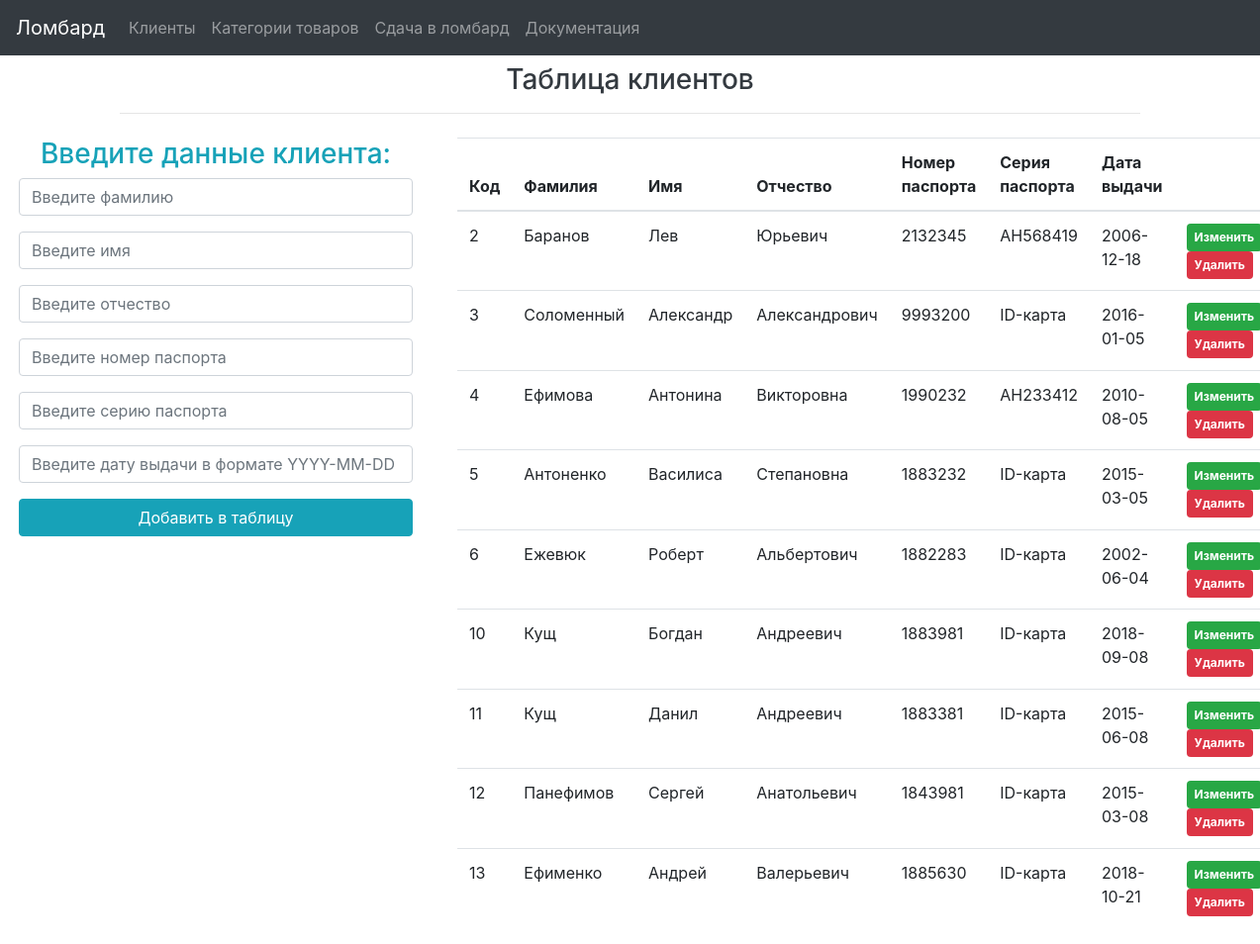
Page /databaselab1.com/www/clients.php on the committed database.
### tables this page shows
CREATE TABLE IF NOT EXISTS `clients` (
  `ID` int(11) unsigned NOT NULL AUTO_INCREMENT,
  `surname` varchar(20) NOT NULL,
  `name` varchar(20) NOT NULL,
  `middle_name` varchar(30) NOT NULL,
  `pass_id` int(9) unsigned NOT NULL,
  `pass_ser` varchar(8) NOT NULL DEFAULT 'ID-карта',
  `date` date NOT NULL,
  PRIMARY KEY (`ID`),
  UNIQUE KEY `Номер паспорта` (`pass_id`)
);

### databaselab1.com/www/clients.php (the view, shortened to what this page needs)
<!DOCTYPE html>
<html>
<head>
<link rel="stylesheet" href="https://maxcdn.bootstrapcdn.com/bootstrap/4.3.1/css/bootstrap.min.css">
</head>
<body>
	<nav class="navbar navbar-expand-md bg-dark navbar-dark">
	  <a class="navbar-brand" href="http://www.databaselab1.com/">Ломбард</a>
	  <div class="collapse navbar-collapse" id="collapsibleNavbar">
	    <ul class="navbar-nav">
	      <li class="nav-item">
	        <a class="nav-link" href="http://www.databaselab1.com/clients.php">Клиенты</a>
	      </li>
	      <li class="nav-item">
	        <a class="nav-link" href="http://www.databaselab1.com/product_categories.php">Категории товаров</a>
	      </li>
	      <li class="nav-item">
	        <a class="nav-link" href="http://www.databaselab1.com/lease_to_pawnshop.php">Сдача в ломбард</a>
	      </li>
		  <li class="nav-item">
	        <a class="nav-link" href="http://www.databaselab1.com/documentation.php">Документация</a>
	      </li>
	    </ul>
	  </div>
	</nav>
	<div class="container-fluid">
		<div class="row justify-content-center">
			<div class="col-md-10">
				<h3 class="text-center text-dark mt-2">Таблица клиентов</h3>
				<hr>
			</div>
		</div>
	</div>
	<div class="row mt-2 ml-1">
		<div class="col-md-4">
			<h3 class="text-center text-info">Введите данные клиента:</h3>
			<form action="operations/actionClient.php" method="post" enctype="multipart/form-data">
				<div class="form-group">
					<input type="text" name="surname" class="form-control" placeholder="Введите фамилию" required>
				</div>
				<div class="form-group">
					<input type="text" name="name" class="form-control" placeholder="Введите имя" required>
				</div>
				<div class="form-group">
					<input type="text" name="middle-name" class="form-control" placeholder="Введите отчество" required>
				</div>
				<div class="form-group">
					<input type="text" name="passport-id" class="form-control" placeholder="Введите номер паспорта" required>
				</div>
				<div class="form-group">
					<input type="text" name="passport-series" class="form-control" placeholder="Введите серию паспорта" required>
				</div>
				<div class="form-group">
					<input type="text" name="passport-issue" class="form-control" placeholder="Введите дату выдачи в формате YYYY-MM-DD" required>
				</div>
				<div class="form-group">
					<input type="submit" name="add" class="btn btn-info btn-block " value="Добавить в таблицу">
				</div>
			</form>
		</div>
		<div class="col-md-8">
			<div class="container">
			  <table class="table table-hover">
			    <thead>
			      <tr>
			        <th>Код</th>
			        <th>Фамилия</th>
			        <th>Имя</th>
			        <th>Отчество</th>
			        <th>Номер паспорта</th>
			        <th>Серия паспорта</th>
			        <th>Дата выдачи</th>
			        <th></th>
			      </tr>
			    </thead>
			    <tbody>
			    		<?php
							$mysqli = new mysqli("localhost", "root", "", "pawnshopbase");
							$mysqli->query("SET NAMES 'utf8'");
							$result = $mysqli->query("SELECT * FROM `clients` ORDER BY `ID` ASC");
							if($result)
							{
								$rows = mysqli_num_rows($result);
								for($i = 0; $i < $rows; ++$i)
								{
									$row = mysqli_fetch_row($result);
									echo"<tr>";
										for ($j = 0 ; $j < 7; ++$j)
											echo "<td>$row[$j]</td>";
									echo "<td>";?>
									<a href="operations/editClient.php?edit=<?= $row[0]; ?>" class="badge badge-success p-2">Изменить</a>
									<a href="operations/actionClient.php?delete=<?= $row[0]; ?>" onclick="return confirm('Вы действительно хотите удалить эту запись?');" class="badge badge-danger p-2">Удалить</a>
									<?echo "</td>";
									echo"<tr>";
								}
							}
					 	?>
			    </tbody>
			  </table>
			</div>
		</div>
	</div>
</body>
</html>

### rows in the picture
clients: ID "2", surname "Баранов", name "Лев", middle_name "Юрьевич", pass "2132345", pass_ser "AH568419", date "2006-12-18"
clients: ID "3", surname "Соломенный", name "Александр", middle_name "Александрович", pass "9993200", pass_ser "ID-карта", date "2016-01-05"
clients: ID "4", surname "Ефимова", name "Антонина", middle_name "Викторовна", pass "1990232", pass_ser "АН233412", date "2010-08-05"
clients: ID "5", surname "Антоненко", name "Василиса", middle_name "Степановна", pass "1883232", pass_ser "ID-карта", date "2015-03-05"
clients: ID "6", surname "Ежевюк", name "Роберт", middle_name "Альбертович", pass "1882283", pass_ser "ID-карта", date "2002-06-04"
clients: ID "10", surname "Кущ", name "Богдан", middle_name "Андреевич", pass "1883981", pass_ser "ID-карта", date "2018-09-08"
clients: ID "11", surname "Кущ", name "Данил", middle_name "Андреевич", pass "1883381", pass_ser "ID-карта", date "2015-06-08"
clients: ID "12", surname "Панефимов", name "Сергей", middle_name "Анатольевич", pass "1843981", pass_ser "ID-карта", date "2015-03-08"
clients: ID "13", surname "Ефименко", name "Андрей", middle_name "Валерьевич", pass "1885630", pass_ser "ID-карта", date "2018-10-21"
